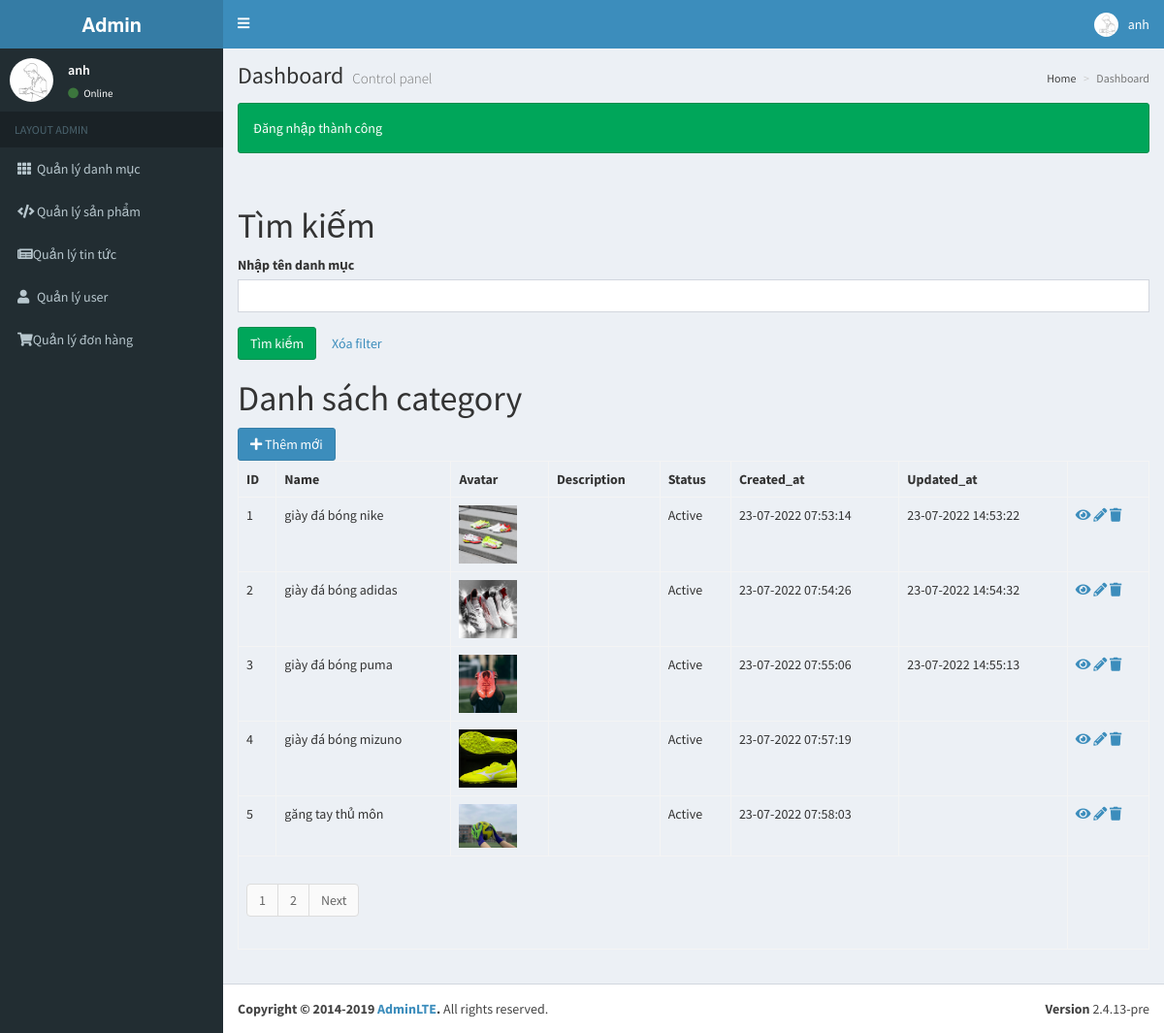
Screenshot of /backend/index.php (signed in) with the database file from the repository.
### tables this page shows
CREATE TABLE `categories` (
  `id` int(11) NOT NULL,
  `name` varchar(255) NOT NULL COMMENT 'Tên danh mục',
  `type` tinyint(3) DEFAULT '0' COMMENT 'Loại danh mục: 0 - Product, 1 - News',
  `avatar` varchar(255) DEFAULT NULL COMMENT 'Tên file ảnh danh mục',
  `description` text COMMENT 'Mô tả chi tiết cho danh mục',
  `status` tinyint(3) DEFAULT '0' COMMENT 'Trạng thái danh mục: 0 - Inactive, 1 - Active',
  `created_at` timestamp NOT NULL DEFAULT CURRENT_TIMESTAMP COMMENT 'Ngày tạo danh mục',
  `updated_at` datetime DEFAULT NULL COMMENT 'Ngày cập nhật cuối'
);

### backend/controllers/CategoryController.php (called while the page is built, shortened)
<?php
require_once 'models/Category.php';
require_once 'models/Pagination.php';
class CategoryController extends Controller
{
    public function index()
    {
        $category_model = new Category();
        $params = [
            'limit' => 5,
            'query_string' => 'page',
            'controller' => 'category',
            'action' => 'index',
            'full_mode' => FALSE,
        ];
        $page = 1;
        $count_total = $category_model->countTotal();
        $params['total'] = $count_total;
        $params['page'] = $page;
        $pagination = new Pagination($params);
        $pages = $pagination->getPagination();
        $categories = $category_model->getAllPagination($params);
        $this->content = $this->render('views/categories/index.php', [
            'categories' => $categories,
            'pages' => $pages,
        ]);
        require_once 'views/layouts/main.php';
    }
}

### backend/index.php (called while the page is built, shortened)
<?php
$action = isset($_GET['action']) ? $_GET['action'] : 'index';
$object = new $controller();
$object->$action();
?>

### backend/controllers/Controller.php (called while the page is built, shortened)
<?php
class Controller
{
    public function render($file, $variables = []) {
        extract($variables);
        require_once $file;
        $render_view = ob_get_clean();
        return $render_view;
    }
}

### backend/models/Category.php (called while the page is built, shortened)
<?php
require_once 'models/Model.php';
class Category extends Model {
    public function countTotal()
    {
        $obj_select = $this->connection->prepare("SELECT COUNT(id) FROM categories");
        $obj_select->execute();
        return $obj_select->fetchColumn();
    }
    public function getAllPagination($params = [])
    {
        $limit = $params['limit'];
        $page = $params['page'];
        $start = ($page - 1) * $limit;
        $obj_select = $this->connection
            ->prepare("SELECT * FROM categories LIMIT $start, $limit");
        $obj_select->execute();
        $categories = $obj_select->fetchAll(PDO::FETCH_ASSOC);
        return $categories;
    }
}

### backend/models/Model.php (called while the page is built, shortened)
<?php
class Model {
    public function __construct() {
        try {
            $this->connection = new PDO(Database::DB_DSN, Database::DB_USERNAME, Database::DB_PASSWORD);
        } catch (PDOException $e) {
            die("Lỗi kết nối: " . $e->getMessage());
        }
    }
}

### backend/views/categories/index.php (the view, shortened to what this page needs)
<h1>Tìm kiếm</h1>
<form action="" method="get">
    <div class="form-group">
        <label>Nhập tên danh mục</label>
        <input type="text" name="name" value="<?php echo isset($_GET['name']) ? $_GET['name'] : '' ?>"
               class="form-control"/>
    </div>
    <div class="form-group">
        <input type="submit" name="submit" value="Tìm kiếm" class="btn btn-success"/>
        <a href="index.php?controller=category" class="btn btn-secondary">Xóa filter</a>
    </div>
</form>
<h1>Danh sách category</h1>
<a href="index.php?controller=category&action=create" class="btn btn-primary">
    <i class="fa fa-plus"></i> Thêm mới
</a>
<table class="table table-bordered">
    <tr>
        <th>ID</th>
        <th>Name</th>
        <th>Avatar</th>
        <th>Description</th>
        <th>Status</th>
        <th>Created_at</th>
        <th>Updated_at</th>
        <th></th>
    </tr>
  <?php if (!empty($categories)): ?>
    <?php foreach ($categories as $category): ?>
          <tr>
              <td>
                <?php echo $category['id']; ?>
              </td>
              <td>
                <?php echo $category['name']; ?>
              </td>
              <td>
                <?php if (!empty($category['avatar'])): ?>
                    <img src="assets/uploads/<?php echo $category['avatar'] ?>" width="60"/>
                <?php endif; ?>
              </td>
              <td>
              </td>
              <td>
                <?php
                $status_text = 'Active';
                echo $status_text;
                ?>
              </td>
              <td>
                <?php echo date('d-m-Y H:i:s', strtotime($category['created_at'])); ?>
              </td>
              <td>
                <?php
                if (!empty($category['updated_at'])) {
                  echo date('d-m-Y H:i:s', strtotime($category['updated_at']));
                }
                ?>
              </td>
              <td>
                  <a href="index.php?controller=category&action=detail&id=<?php echo $category['id'] ?>"
                     title="Chi tiết">
                      <i class="fa fa-eye"></i>
                  </a>
                  <a href="index.php?controller=category&action=update&id=<?php echo $category['id'] ?>" title="Sửa">
                      <i class="fa fa-pencil-alt"></i>
                  </a>
                  <a href="index.php?controller=category&action=delete&id=<?php echo $category['id'] ?>" title="Xóa"
                     onclick="return confirm('Bạn có chắc chắn muốn xóa bản ghi này')">
                      <i class="fa fa-trash"></i>
                  </a>
              </td>
          </tr>
    <?php endforeach ?>
      <tr>
          <td colspan="7"><?php echo $pages; ?></td>
      </tr>
  <?php else: ?>
      <tr>
          <td colspan="7">Không có bản ghi nào</td>
      </tr>
  <?php endif; ?>
</table>

### backend/models/Pagination.php (shortened to what this page needs)
<?php
class Pagination
{
    public $params = [
        'total' => 0,
        'limit' => 0,
        'controller' => '',
        'action' => '',
        'full_mode' => FALSE
    ];
    public function __construct($params) {
        $this->params = $params;
    }
    public function getTotalPage() {
        $total = $this->params['total'] / $this->params['limit'];
        $total = ceil($total);
        return $total;
    }
    public function getCurrentPage() {
        $page = 1;
        return $page;
    }
    public function getPrevPage() {
        $prev_page = '';
        $current_page = $this->getCurrentPage();
        return $prev_page;
    }
    public function getNextPage() {
        $next_page = '';
        $current_page = $this->getCurrentPage();
        $total_page = $this->getTotalPage();
        if ($current_page < $total_page) {
            $controller = $this->params['controller'];
            $action = $this->params['action'];
            $page = $current_page + 1;
            $next_url =
                "index.php?controller=$controller&action=$action&page=$page";
            $next_page = "<li><a href='$next_url'>Next</a></li>";
        }
        return $next_page;
    }
    public function getPagination() {
        $data = '';
        $total_page = $this->getTotalPage();
        $data .= "<ul class='pagination'>";
        $prev_link = $this->getPrevPage();
        $data .= $prev_link;
        $controller = $this->params['controller'];
        $action = $this->params['action'];
        if ($this->params['full_mode'] == FALSE) {
            for ($page = 1; $page <= $total_page; $page++) {
                $current_page = $this->getCurrentPage();
                if ($page == 1 || $page == $total_page || $page  == $current_page - 1 || $page == $current_page + 1) {
                    $page_url = "index.php?controller=$controller&action=$action&page=$page";
                    $data .= "<li><a href='$page_url'>$page</a></li>";
                }
            }
        }
        $next_link = $this->getNextPage();
        $data .= $next_link;
        $data .= "</ul>";
        return $data;
    }
}

### backend/views/layouts/main.php (shortened to what this page needs)
<!DOCTYPE html>
<html>
<head>
    <link rel="stylesheet" href="assets/css/bootstrap.min.css">
    <link rel="stylesheet" href="assets/css/all.min.css">
    <link rel="stylesheet" href="assets/css/AdminLTE.min.css">
    <link rel="stylesheet" href="assets/css/style.css">
    <link rel="stylesheet" href="assets/css/_all-skins.min.css">
</head>
<body class="hold-transition skin-blue sidebar-mini">
<div class="wrapper">
    <?php require_once 'header.php';
    ?>
    <div class="content-wrapper">
        <section class="content">
            <?php echo $this->content; ?>
        </section>
    </div>
    <?php require_once 'footer.php'; ?>
</div>
</body>
</html>

### backend/views/layouts/header.php (shortened to what this page needs)
<?php
$username = '';
$avatar = '';
if (isset($_SESSION['user'])) {
    $username = $_SESSION['user']['username'];
    $avatar = $_SESSION['user']['avatar'];
}
?>
<header class="main-header">
    <a href="index2.html" class="logo">
        <span class="logo-lg"><b>Admin</b></span>
    </a>
    <nav class="navbar navbar-static-top">
        <a href="#" class="sidebar-toggle" data-toggle="push-menu" role="button">
            <i class="fa fa-bars"></i>
        </a>
        <div class="navbar-custom-menu">
            <ul class="nav navbar-nav">
                <li class="dropdown user user-menu">
                    <a href="#" class="dropdown-toggle" data-toggle="dropdown">
                        <img src="assets/uploads/<?php echo $avatar; ?>" class="user-image" alt="User Image">
                        <span class="hidden-xs"><?php echo $username; ?></span>
                    </a>
                </li>
            </ul>
        </div>
    </nav>
</header>
<aside class="main-sidebar">
    <section class="sidebar">
        <div class="user-panel">
            <div class="pull-left image">
                <img src="assets/uploads/<?php echo $avatar; ?>" class="img-circle" alt="User Image">
            </div>
            <div class="pull-left info">
                <p><?php echo $username; ?></p>
                <a href="#"><i class="fa fa-circle text-success"></i> Online</a>
            </div>
        </div>
        <ul class="sidebar-menu" data-widget="tree">
            <li class="header">LAYOUT ADMIN</li>
            <li>
                <a href="index.php?controller=category&action=index">
                    <i class="fa fa-th"></i><span>Quản lý danh mục</span>
                </a>
            </li>
            <li>
                <a href="index.php?controller=product&action=index">
                    <i class="fa fa-code"></i><span>Quản lý sản phẩm</span>
                </a>
            </li>
            <li>
                <a href="index.php?controller=news&action=index">
                    <i class="fas fa-newspaper"></i><span>Quản lý tin tức</span>
                </a>
            </li>
            <li>
                <a href="index.php?controller=user&action=index">
                    <i class="fa fa-user"></i><span>Quản lý user</span>
                </a>
            </li>
            <li>
                <a href="index.php?controller=order&action=index">
                    <i class="fas fa-shopping-cart"></i><span>Quản lý đơn hàng</span>
                </a>
            </li>
        </ul>
    </section>
</aside>
<div class="breadcrumb-wrap content-wrap content-wrapper">
    <section class="content-header">
        <h1>
            Dashboard
            <small>Control panel</small>
        </h1>
        <ol class="breadcrumb">
            <li><a href="#"><i class="fa fa-dashboard"></i> Home</a></li>
            <li class="active">Dashboard</li>
        </ol>
    </section>
</div>
<div class="message-wrap content-wrap content-wrapper">
    <section class="content-header">
        <?php if (isset($_SESSION['success'])): ?>
            <div class="alert alert-success">
                <?php
                echo $_SESSION['success'];
                ?>
            </div>
        <?php endif; ?>
    </section>
</div>

### backend/views/layouts/footer.php (shortened to what this page needs)
<footer class="main-footer">
    <div class="pull-right hidden-xs">
        <b>Version</b> 2.4.13-pre
    </div>
    <strong>Copyright &copy; 2014-2019 <a href="https://adminlte.io">AdminLTE</a>.</strong> All rights
    reserved.
</footer>

### backend/assets/css/style.css (style rules this page uses)
.main-header .sidebar-toggle:before { content: ""; }
.content-wrap { min-height: 0 !important; overflow: auto; }

### rows the page displays
categories: id "1", name "giày đá bóng nike", avatar (picture), status_text "Active", created_at "23-07-2022 07:53:14", updated_at "23-07-2022 14:53:22"
categories: id "2", name "giày đá bóng adidas", avatar (picture), status_text "Active", created_at "23-07-2022 07:54:26", updated_at "23-07-2022 14:54:32"
categories: id "3", name "giày đá bóng puma", avatar (picture), status_text "Active", created_at "23-07-2022 07:55:06", updated_at "23-07-2022 14:55:13"
categories: id "4", name "giày đá bóng mizuno", avatar (picture), status_text "Active", created_at "23-07-2022 07:57:19"
categories: id "5", name "găng tay thủ môn", avatar (picture), status_text "Active", created_at "23-07-2022 07:58:03"

### other values shown
$username "anh"
$_SESSION['success'] "Đăng nhập thành công"
